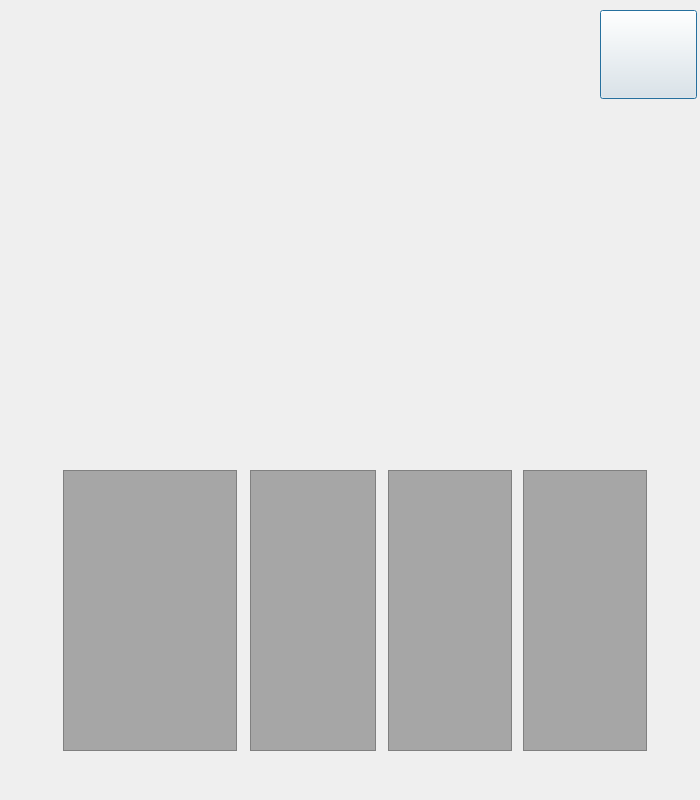
<?xml version="1.0" encoding="UTF-8"?>
<ui version="4.0">
 <class>bills</class>
 <widget class="QDialog" name="bills">
  <property name="geometry">
   <rect>
    <x>0</x>
    <y>0</y>
    <width>700</width>
    <height>800</height>
   </rect>
  </property>
  <property name="windowTitle">
   <string>Dialog</string>
  </property>
  <widget class="QLabel" name="label">
   <property name="geometry">
    <rect>
     <x>0</x>
     <y>0</y>
     <width>700</width>
     <height>800</height>
    </rect>
   </property>
   <property name="text">
    <string/>
   </property>
   <property name="pixmap">
    <pixmap resource="resources.qrc">:/resources/img/Rectangle 1.png</pixmap>
   </property>
  </widget>
  <widget class="QLabel" name="label_2">
   <property name="geometry">
    <rect>
     <x>135</x>
     <y>20</y>
     <width>457</width>
     <height>321</height>
    </rect>
   </property>
   <property name="text">
    <string/>
   </property>
   <property name="pixmap">
    <pixmap resource="resources.qrc">:/resources/img/Group 19.png</pixmap>
   </property>
  </widget>
  <widget class="QPushButton" name="pushButton">
   <property name="geometry">
    <rect>
     <x>600</x>
     <y>10</y>
     <width>97</width>
     <height>89</height>
    </rect>
   </property>
   <property name="styleSheet">
    <string notr="true">border-image: url(:/resources/img/Group 10.png);</string>
   </property>
   <property name="text">
    <string/>
   </property>
  </widget>
  <widget class="QLabel" name="label_4">
   <property name="geometry">
    <rect>
     <x>45</x>
     <y>374</y>
     <width>621</width>
     <height>401</height>
    </rect>
   </property>
   <property name="text">
    <string/>
   </property>
   <property name="pixmap">
    <pixmap resource="resources.qrc">:/resources/img/Group 20.png</pixmap>
   </property>
  </widget>
  <widget class="QListView" name="listView">
   <property name="geometry">
    <rect>
     <x>63</x>
     <y>470</y>
     <width>174</width>
     <height>281</height>
    </rect>
   </property>
   <property name="font">
    <font>
     <family>Bahnschrift SemiLight Condensed</family>
     <pointsize>20</pointsize>
    </font>
   </property>
   <property name="styleSheet">
    <string notr="true">background-color: rgb(166, 166, 166);</string>
   </property>
   <property name="frameShape">
    <enum>QFrame::StyledPanel</enum>
   </property>
   <property name="frameShadow">
    <enum>QFrame::Sunken</enum>
   </property>
   <property name="lineWidth">
    <number>1</number>
   </property>
   <property name="midLineWidth">
    <number>0</number>
   </property>
  </widget>
  <widget class="QListView" name="listView_2">
   <property name="geometry">
    <rect>
     <x>250</x>
     <y>470</y>
     <width>126</width>
     <height>281</height>
    </rect>
   </property>
   <property name="font">
    <font>
     <family>Bahnschrift SemiLight Condensed</family>
     <pointsize>20</pointsize>
    </font>
   </property>
   <property name="styleSheet">
    <string notr="true">background-color: rgb(166, 166, 166);</string>
   </property>
   <property name="frameShape">
    <enum>QFrame::StyledPanel</enum>
   </property>
   <property name="frameShadow">
    <enum>QFrame::Sunken</enum>
   </property>
   <property name="lineWidth">
    <number>1</number>
   </property>
   <property name="midLineWidth">
    <number>0</number>
   </property>
  </widget>
  <widget class="QListView" name="listView_3">
   <property name="geometry">
    <rect>
     <x>388</x>
     <y>470</y>
     <width>124</width>
     <height>281</height>
    </rect>
   </property>
   <property name="font">
    <font>
     <family>Bahnschrift SemiLight Condensed</family>
     <pointsize>20</pointsize>
    </font>
   </property>
   <property name="styleSheet">
    <string notr="true">background-color: rgb(166, 166, 166);</string>
   </property>
   <property name="frameShape">
    <enum>QFrame::StyledPanel</enum>
   </property>
   <property name="frameShadow">
    <enum>QFrame::Sunken</enum>
   </property>
   <property name="lineWidth">
    <number>1</number>
   </property>
   <property name="midLineWidth">
    <number>0</number>
   </property>
  </widget>
  <widget class="QListView" name="listView_4">
   <property name="geometry">
    <rect>
     <x>523</x>
     <y>470</y>
     <width>124</width>
     <height>281</height>
    </rect>
   </property>
   <property name="font">
    <font>
     <family>Bahnschrift SemiLight Condensed</family>
     <pointsize>20</pointsize>
    </font>
   </property>
   <property name="styleSheet">
    <string notr="true">background-color: rgb(166, 166, 166);</string>
   </property>
   <property name="frameShape">
    <enum>QFrame::StyledPanel</enum>
   </property>
   <property name="frameShadow">
    <enum>QFrame::Sunken</enum>
   </property>
   <property name="lineWidth">
    <number>1</number>
   </property>
   <property name="midLineWidth">
    <number>0</number>
   </property>
  </widget>
 </widget>
 <resources>
  <include location="resources.qrc"/>
 </resources>
 <connections/>
</ui>
